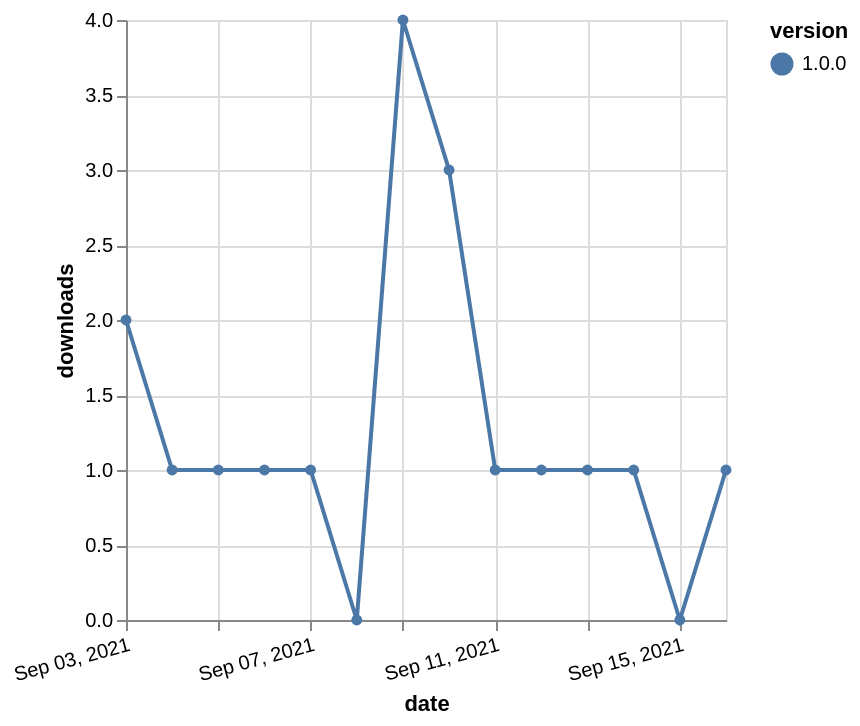

Write a Vega-Lite specification for this figure.
### Vega-Lite specification from a JSON file in a GitHub repository (floating-point values rounded to 4 significant figures)
{"$schema": "https://vega.github.io/schema/vega-lite/v5.json", "description": "A simple bar chart with embedded data.", "data": {"values": [{"date": "2021-09-03", "total": 127, "delta": 2, "version": "1.0.0"}, {"date": "2021-09-04", "total": 128, "delta": 1, "version": "1.0.0"}, {"date": "2021-09-05", "total": 129, "delta": 1, "version": "1.0.0"}, {"date": "2021-09-06", "total": 130, "delta": 1, "version": "1.0.0"}, {"date": "2021-09-07", "total": 131, "delta": 1, "version": "1.0.0"}, {"date": "2021-09-08", "total": 131, "delta": 0, "version": "1.0.0"}, {"date": "2021-09-09", "total": 135, "delta": 4, "version": "1.0.0"}, {"date": "2021-09-10", "total": 138, "delta": 3, "version": "1.0.0"}, {"date": "2021-09-11", "total": 139, "delta": 1, "version": "1.0.0"}, {"date": "2021-09-12", "total": 140, "delta": 1, "version": "1.0.0"}, {"date": "2021-09-13", "total": 141, "delta": 1, "version": "1.0.0"}, {"date": "2021-09-14", "total": 142, "delta": 1, "version": "1.0.0"}, {"date": "2021-09-15", "total": 142, "delta": 0, "version": "1.0.0"}, {"date": "2021-09-16", "total": 143, "delta": 1, "version": "1.0.0"}]}, "width": "container", "mark": {"type": "line", "point": {"filled": true}}, "encoding": {"x": {"field": "date", "type": "temporal", "timeUnit": "yearmonthdate", "title": "date", "axis": {"labelAngle": -15}}, "y": {"field": "delta", "type": "quantitative", "title": "downloads"}, "color": {"field": "version", "type": "nominal"}, "tooltip": {"field": "delta"}}}
